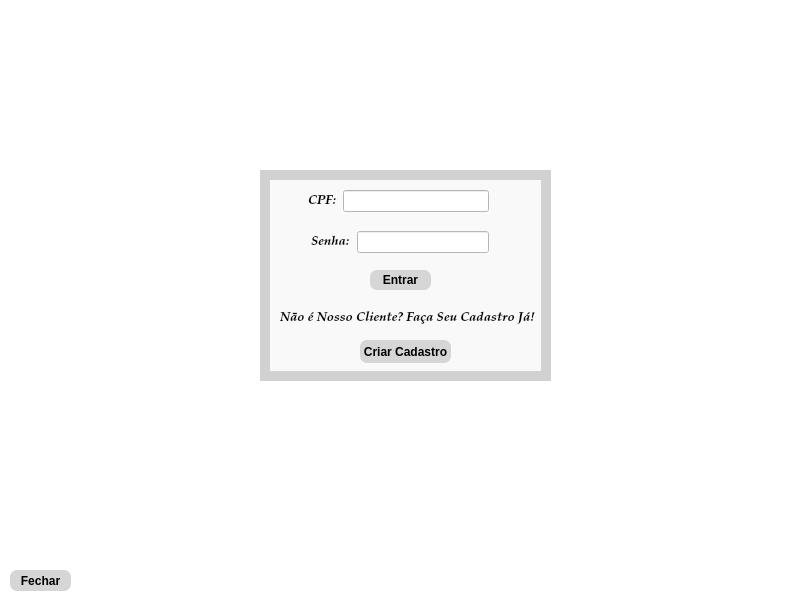
<?xml version="1.0" encoding="UTF-8"?>
<ui version="4.0">
 <class>MainWindow</class>
 <widget class="QMainWindow" name="MainWindow">
  <property name="geometry">
   <rect>
    <x>0</x>
    <y>0</y>
    <width>800</width>
    <height>600</height>
   </rect>
  </property>
  <property name="windowTitle">
   <string>MainWindow</string>
  </property>
  <property name="styleSheet">
   <string notr="true">background-color: rgb(255, 255, 255);</string>
  </property>
  <widget class="QWidget" name="centralwidget">
   <widget class="QPushButton" name="pushButton">
    <property name="geometry">
     <rect>
      <x>10</x>
      <y>570</y>
      <width>61</width>
      <height>21</height>
     </rect>
    </property>
    <property name="font">
     <font>
      <weight>75</weight>
      <bold>true</bold>
     </font>
    </property>
    <property name="styleSheet">
     <string notr="true">QPushButton{
	background-color: rgb(214, 214, 214);
border-radius: 7px;
}

QPushButton:hover{
	background-color: rgb(214, 214, 214);
border-radius: 7px;
}

QPushButton:pressed{
background-color: rgb(0, 0, 0);
border-radius: 7px;
}</string>
    </property>
    <property name="text">
     <string>Fechar</string>
    </property>
   </widget>
   <widget class="QLabel" name="imagemcarroslc">
    <property name="geometry">
     <rect>
      <x>110</x>
      <y>410</y>
      <width>581</width>
      <height>111</height>
     </rect>
    </property>
    <property name="text">
     <string/>
    </property>
    <property name="pixmap">
     <pixmap>imagemtelalogin2.png</pixmap>
    </property>
   </widget>
   <widget class="QLabel" name="imagemlogo">
    <property name="geometry">
     <rect>
      <x>240</x>
      <y>40</y>
      <width>321</width>
      <height>131</height>
     </rect>
    </property>
    <property name="text">
     <string/>
    </property>
    <property name="pixmap">
     <pixmap>carro.png</pixmap>
    </property>
   </widget>
   <widget class="QWidget" name="widget" native="true">
    <property name="geometry">
     <rect>
      <x>260</x>
      <y>170</y>
      <width>291</width>
      <height>211</height>
     </rect>
    </property>
    <property name="styleSheet">
     <string notr="true">background-color: rgb(209, 209, 209);</string>
    </property>
    <widget class="QWidget" name="widget_2" native="true">
     <property name="geometry">
      <rect>
       <x>10</x>
       <y>10</y>
       <width>271</width>
       <height>191</height>
      </rect>
     </property>
     <property name="styleSheet">
      <string notr="true">background-color: rgb(249, 249, 249);</string>
     </property>
     <widget class="QPushButton" name="pushButton_4">
      <property name="geometry">
       <rect>
        <x>100</x>
        <y>90</y>
        <width>61</width>
        <height>20</height>
       </rect>
      </property>
      <property name="font">
       <font>
        <weight>75</weight>
        <bold>true</bold>
       </font>
      </property>
      <property name="styleSheet">
       <string notr="true">QPushButton{
	background-color: rgb(214, 214, 214);
border-radius: 7px;
}

QPushButton:hover{
	background-color: rgb(214, 214, 214);
border-radius: 7px;
}

QPushButton:pressed{
background-color: rgb(0, 0, 0);
border-radius: 7px;
}</string>
      </property>
      <property name="text">
       <string>Entrar</string>
      </property>
     </widget>
     <widget class="QPushButton" name="pushButton_2">
      <property name="geometry">
       <rect>
        <x>90</x>
        <y>160</y>
        <width>91</width>
        <height>23</height>
       </rect>
      </property>
      <property name="font">
       <font>
        <weight>75</weight>
        <bold>true</bold>
       </font>
      </property>
      <property name="styleSheet">
       <string notr="true">QPushButton{
	background-color: rgb(214, 214, 214);
border-radius: 7px;
}

QPushButton:hover{
	background-color: rgb(214, 214, 214);
border-radius: 7px;
}

QPushButton:pressed{
background-color: rgb(0, 0, 0);
border-radius: 7px;
}</string>
      </property>
      <property name="text">
       <string>Criar Cadastro</string>
      </property>
     </widget>
     <widget class="QLabel" name="label_4">
      <property name="geometry">
       <rect>
        <x>10</x>
        <y>130</y>
        <width>261</width>
        <height>16</height>
       </rect>
      </property>
      <property name="font">
       <font>
        <family>Palatino Linotype</family>
        <pointsize>10</pointsize>
        <weight>75</weight>
        <italic>true</italic>
        <bold>true</bold>
       </font>
      </property>
      <property name="text">
       <string>Não é Nosso Cliente? Faça Seu Cadastro Já!</string>
      </property>
     </widget>
     <widget class="QWidget" name="layoutWidget">
      <property name="geometry">
       <rect>
        <x>38</x>
        <y>10</y>
        <width>181</width>
        <height>22</height>
       </rect>
      </property>
      <layout class="QHBoxLayout" name="horizontalLayout">
       <item>
        <widget class="QLabel" name="label_2">
         <property name="font">
          <font>
           <family>Palatino Linotype</family>
           <pointsize>10</pointsize>
           <weight>75</weight>
           <italic>true</italic>
           <bold>true</bold>
          </font>
         </property>
         <property name="text">
          <string>CPF:</string>
         </property>
        </widget>
       </item>
       <item>
        <widget class="QLineEdit" name="lineEdit">
         <property name="styleSheet">
          <string notr="true">background-color: rgb(255, 255, 255);</string>
         </property>
        </widget>
       </item>
      </layout>
     </widget>
     <widget class="QWidget" name="layoutWidget">
      <property name="geometry">
       <rect>
        <x>41</x>
        <y>51</y>
        <width>178</width>
        <height>22</height>
       </rect>
      </property>
      <layout class="QHBoxLayout" name="horizontalLayout_2">
       <item>
        <widget class="QLabel" name="label_3">
         <property name="font">
          <font>
           <family>Palatino Linotype</family>
           <pointsize>10</pointsize>
           <weight>75</weight>
           <italic>true</italic>
           <bold>true</bold>
          </font>
         </property>
         <property name="text">
          <string>Senha:</string>
         </property>
        </widget>
       </item>
       <item>
        <widget class="QLineEdit" name="lineEdit_2">
         <property name="styleSheet">
          <string notr="true">background-color: rgb(255, 255, 255);</string>
         </property>
         <property name="echoMode">
          <enum>QLineEdit::Password</enum>
         </property>
        </widget>
       </item>
      </layout>
     </widget>
    </widget>
   </widget>
  </widget>
 </widget>
 <resources/>
 <connections/>
</ui>
